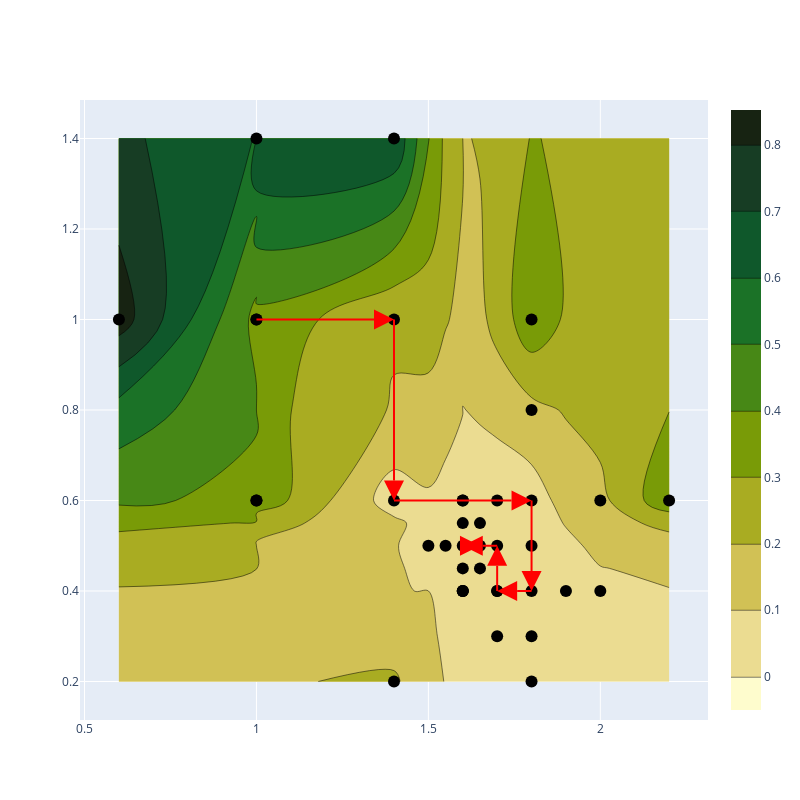

The cell this chart's notebook holds for it:
### Code cell
# lrs = [0.005]
ps = [(1, 1)]
cs, fs = [ps[0]], [f(ps[0])]
for lr in lrs:
    restart = True
    while restart or get_min_error(ps, fs) != cs[-1]:
        restart = False
        if get_min_error(ps, fs) != cs[-1]:
            cs = bak.lists.unpack_nested_lists(
                    [cs, get_min_error(ps, fs)]
                )
        ps = list(set(bak.lists.unpack_nested_lists(
            [ps, get_neighbours(get_min_error(ps, fs), lr)]
        )))
        fs = [f(p) for p in ps]
        # print(ps, fs)

plot_contour(ps, cs, fs)

### Figure 1 — Plotly figure (JSON) as saved in the notebook; plotly's stock layout.template omitted (floating-point values rounded to 4 significant figures; data arrays with more than 128 entries replaced by an {"elided": "..."} marker saying what was removed)
{"data": [{"colorscale": [[0, "rgb(254, 252, 205)"], [0.09091, "rgb(239, 225, 156)"], [0.1818, "rgb(221, 201, 106)"], [0.2727, "rgb(194, 182, 59)"], [0.3636, "rgb(157, 167, 21)"], [0.4545, "rgb(116, 153, 5)"], [0.5455, "rgb(75, 138, 20)"], [0.6364, "rgb(35, 121, 36)"], [0.7273, "rgb(11, 100, 44)"], [0.8182, "rgb(18, 78, 43)"], [0.9091, "rgb(25, 56, 34)"], [1, "rgb(23, 35, 18)"]], "connectgaps": true, "type": "contour", "x": [0.6, 1.0, 1, 1.4, 1.5, 1.55, 1.6, 1.6, 1.65, 1.7, 1.8, 1.9, 2.0, 2.2], "y": [0.2, 0.3, 0.4, 0.4, 0.45, 0.5, 0.55, 0.6, 0.8, 1, 1.4], "z": {"elided": "11x14 float values"}}, {"marker": {"color": "black", "size": 12}, "mode": "markers", "showlegend": false, "type": "scatter", "x": [1, 2.0, 1.6, 2.2, 1.8, 1.0, 1.7, 1.8, 1.0, 1.65, 1.6, 1.5, 1.8, 1.7, 1.6, 1.4, 1.65, 0.6, 2.0, 1.6, 1.4, 1.7, 1.8, 1.6, 1.7, 1.4, 1.4, 1.7, 1.9, 1.8, 1.6, 1.6, 1.55, 1, 1.65, 1.8, 1.6, 1, 1.8], "y": [1.4, 0.6, 0.6, 0.6, 0.2, 1, 0.6, 1, 0.6, 0.55, 0.5, 0.5, 0.6, 0.5, 0.6, 0.2, 0.45, 1, 0.4, 0.4, 1, 0.4, 0.5, 0.4, 0.4, 0.6, 1.4, 0.3, 0.4, 0.4, 0.55, 0.4, 0.5, 1, 0.5, 0.3, 0.45, 0.6, 0.8]}, {"marker": {"angleref": "previous", "color": "red", "size": 20, "symbol": "arrow-bar-up"}, "showlegend": false, "type": "scatter", "x": [1, 1.4, 1.4, 1.8, 1.8, 1.7, 1.7, 1.6, 1.65], "y": [1, 1, 0.6, 0.6, 0.4, 0.4, 0.5, 0.5, 0.5]}], "layout": {"height": 800, "width": 800}}
